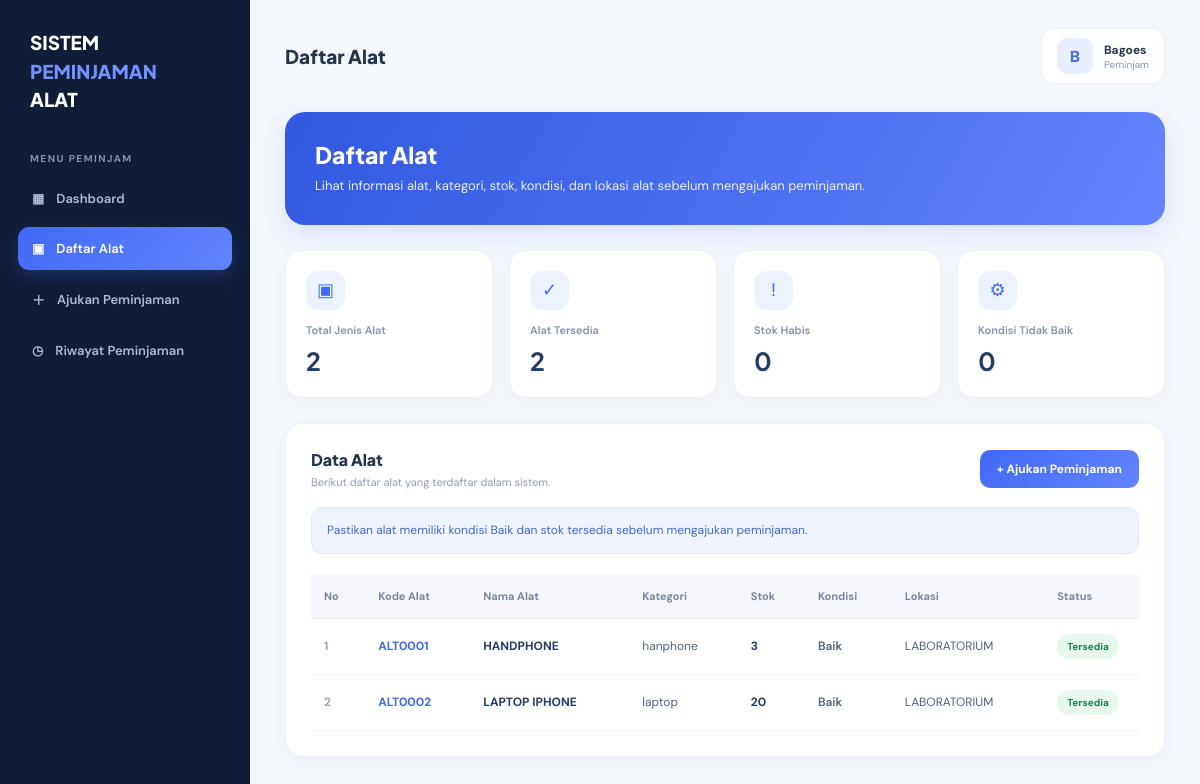
Page /daftar_alat.php (signed in) on the committed database.
### tables this page shows
CREATE TABLE `alat` (
  `id_alat` int NOT NULL,
  `id_kategori` int NOT NULL,
  `kode_alat` varchar(30) NOT NULL,
  `nama_alat` varchar(100) NOT NULL,
  `jumlah` int NOT NULL DEFAULT '0',
  `stok` int NOT NULL DEFAULT '0',
  `kondisi` varchar(50) NOT NULL,
  `lokasi` varchar(100) DEFAULT NULL,
  `created_at` timestamp NULL DEFAULT CURRENT_TIMESTAMP
);

CREATE TABLE `kategori` (
  `id_kategori` int NOT NULL,
  `nama_kategori` varchar(100) NOT NULL,
  `deskripsi` text,
  `created_at` timestamp NULL DEFAULT CURRENT_TIMESTAMP
);

### daftar_alat.php (the view, shortened to what this page needs)
<?php
require_once "config.php";
$sql = $pdo->query(
    "SELECT
        alat.id_alat,
        alat.kode_alat,
        alat.nama_alat,
        alat.jumlah,
        alat.stok,
        alat.kondisi,
        alat.lokasi,
        kategori.nama_kategori
     FROM alat
     INNER JOIN kategori
        ON alat.id_kategori = kategori.id_kategori
     ORDER BY alat.nama_alat ASC"
);
$dataAlat = $sql->fetchAll(PDO::FETCH_ASSOC);
$totalAlat = count($dataAlat);
$totalTersedia = 0;
$totalHabis = 0;
$totalTidakBaik = 0;
foreach ($dataAlat as $item) {
    if ($item["kondisi"] !== "Baik") {
        $totalTidakBaik++;
    } elseif ((int) $item["stok"] > 0) {
        $totalTersedia++;
    } else {
        $totalHabis++;
    }
}
?>
<!DOCTYPE html>
<html lang="id">
<head>
</head>
<body>
<div class="layout">
    <aside class="sidebar">
        <div class="brand">
            SISTEM <span>PEMINJAMAN</span>
            <br>ALAT
        </div>
        <div class="menu-label">MENU PEMINJAM</div>
        <nav class="menu">
            <a href="dashboard.php">
                <span>▦</span> Dashboard
            </a>
            <a href="daftar_alat.php" class="active">
                <span>▣</span> Daftar Alat
            </a>
            <a href="ajukan_peminjaman.php">
                <span>＋</span> Ajukan Peminjaman
            </a>
            <a href="riwayat_peminjaman.php">
                <span>◷</span> Riwayat Peminjaman
            </a>
        </nav>
    </aside>
    <main class="main">
        <div class="topbar">
            <h3>Daftar Alat</h3>
            <div class="profile">
                <div class="avatar">
                    <?= strtoupper(substr($_SESSION["nama"], 0, 1)) ?>
                </div>
                <div>
                    <div class="profile-name">
                        <?= htmlspecialchars($_SESSION["nama"]) ?>
                    </div>
                    <div class="profile-role">
                        Peminjam
                    </div>
                </div>
            </div>
        </div>
        <section class="page-header">
            <h1>Daftar Alat</h1>
            <p>
                Lihat informasi alat, kategori, stok, kondisi, dan lokasi alat
                sebelum mengajukan peminjaman.
            </p>
        </section>
        <section class="stats">
            <div class="stat-card">
                <div class="stat-icon">▣</div>
                <p>Total Jenis Alat</p>
                <h2><?= $totalAlat ?></h2>
            </div>
            <div class="stat-card">
                <div class="stat-icon">✓</div>
                <p>Alat Tersedia</p>
                <h2><?= $totalTersedia ?></h2>
            </div>
            <div class="stat-card">
                <div class="stat-icon">!</div>
                <p>Stok Habis</p>
                <h2><?= $totalHabis ?></h2>
            </div>
            <div class="stat-card">
                <div class="stat-icon">⚙</div>
                <p>Kondisi Tidak Baik</p>
                <h2><?= $totalTidakBaik ?></h2>
            </div>
        </section>
        <section class="content-card">
            <div class="content-header">
                <div>
                    <h3>Data Alat</h3>
                    <p>
                        Berikut daftar alat yang terdaftar dalam sistem.
                    </p>
                </div>
                <a href="ajukan_peminjaman.php" class="btn">
                    + Ajukan Peminjaman
                </a>
            </div>
            <div class="info">
                Pastikan alat memiliki kondisi Baik dan stok tersedia sebelum
                mengajukan peminjaman.
            </div>
            <div class="table-wrapper">
                <table>
                    <thead>
                        <tr>
                            <th>No</th>
                            <th>Kode Alat</th>
                            <th>Nama Alat</th>
                            <th>Kategori</th>
                            <th>Stok</th>
                            <th>Kondisi</th>
                            <th>Lokasi</th>
                            <th>Status</th>
                        </tr>
                    </thead>
                    <tbody>
                        <?php if ($totalAlat > 0): ?>
                            <?php $no = 1; ?>
                            <?php foreach ($dataAlat as $alat): ?>
                                <tr>
                                    <td class="nomor">
                                        <?= $no++ ?>
                                    </td>
                                    <td class="kode">
                                        <?= htmlspecialchars($alat["kode_alat"]) ?>
                                    </td>
                                    <td class="nama-alat">
                                        <?= htmlspecialchars($alat["nama_alat"]) ?>
                                    </td>
                                    <td>
                                        <?= htmlspecialchars($alat["nama_kategori"]) ?>
                                    </td>
                                    <td class="stok">
                                        <?= (int) $alat["stok"] ?>
                                    </td>
                                    <td class="kondisi">
                                        <?= htmlspecialchars($alat["kondisi"]) ?>
                                    </td>
                                    <td>
                                        <?= htmlspecialchars($alat["lokasi"] ?? "-") ?>
                                    </td>
                                    <td>
                                        <?php if ($alat["kondisi"] !== "Baik"): ?>
                                            <span class="badge-status tidak-baik">
                                                Tidak dapat dipinjam
                                            </span>
                                        <?php elseif ((int) $alat["stok"] > 0): ?>
                                            <span class="badge-status tersedia">
                                                Tersedia
                                            </span>
                                        <?php else: ?>
                                            <span class="badge-status habis">
                                                Stok Habis
                                            </span>
                                        <?php endif; ?>
                                    </td>
                                </tr>
                            <?php endforeach; ?>
                        <?php endif; ?>
                    </tbody>
                </table>
            </div>
        </section>
    </main>
</div>
</body>
</html>

### daftar_alat.php (style rules this page uses)
* { box-sizing: border-box; margin: 0; padding: 0; }
body { font-family: 'DM Sans', sans-serif; background: #f4f7fc; color: #24324b; }
.layout { display: flex; min-height: 100vh; }
.sidebar { width: 250px; background: #111c38; color: white; padding: 28px 18px; flex-shrink: 0; }
.brand { font-family: 'Plus Jakarta Sans', sans-serif; font-size: 19px; font-weight: 800; padding: 0 12px; margin-bottom: 38px; line-height: 1.5; }
.brand span { color: #7192ff; }
.menu-label { color: #8492b2; font-size: 10px; font-weight: 700; letter-spacing: 1.5px; padding: 0 12px; margin-bottom: 12px; }
.menu a { display: flex; align-items: center; gap: 12px; color: #aebbd5; text-decoration: none; padding: 13px 14px; border-radius: 11px; margin-bottom: 7px; font-size: 13px; font-weight: 600; transition: .2s; }
.menu a.active { background: linear-gradient(135deg, #4169f5, #6384ff); color: white; box-shadow: 0 6px 16px rgba(65, 105, 245, .25); }
.main { flex: 1; min-width: 0; padding: 28px 35px; }
.topbar { display: flex; justify-content: space-between; align-items: center; gap: 15px; margin-bottom: 28px; }
.topbar h3 { font-family: 'Plus Jakarta Sans', sans-serif; font-size: 19px; font-weight: 800; }
.profile { display: flex; align-items: center; gap: 11px; background: white; padding: 9px 15px; border-radius: 13px; border: 1px solid #edf0f6; }
.avatar { width: 36px; height: 36px; display: flex; justify-content: center; align-items: center; border-radius: 11px; background: #e9efff; color: #4169f5; font-weight: 800; }
.profile-name { font-size: 12px; font-weight: 700; }
.profile-role { font-size: 10px; color: #8b96aa; }
.page-header { background: linear-gradient(120deg, #3158df, #6384ff); padding: 28px 30px; border-radius: 20px; color: white; margin-bottom: 25px; box-shadow: 0 10px 25px rgba(65, 105, 245, .15); }
.page-header h1 { font-family: 'Plus Jakarta Sans', sans-serif; font-size: 23px; font-weight: 800; margin-bottom: 7px; }
.page-header p { font-size: 13px; opacity: .88; line-height: 1.6; }
.stats { display: grid; grid-template-columns: repeat(4, minmax(0, 1fr)); gap: 16px; margin-bottom: 25px; }
.stat-card { background: white; border: 1px solid #edf0f6; border-radius: 17px; padding: 20px; box-shadow: 0 4px 15px rgba(30, 50, 90, .035); }
.stat-icon { width: 39px; height: 39px; display: flex; align-items: center; justify-content: center; border-radius: 12px; background: #edf2ff; color: #4169f5; font-size: 18px; margin-bottom: 13px; }
.stat-card p { font-size: 11px; color: #8792a7; font-weight: 600; margin-bottom: 8px; }
.stat-card h2 { font-family: 'Plus Jakarta Sans', sans-serif; font-size: 25px; color: #263b67; }
.content-card { background: white; border: 1px solid #edf0f6; border-radius: 18px; padding: 25px; box-shadow: 0 4px 15px rgba(30, 50, 90, .035); }
.content-header { display: flex; justify-content: space-between; align-items: center; gap: 15px; margin-bottom: 18px; }
.content-header h3 { font-family: 'Plus Jakarta Sans', sans-serif; font-size: 16px; font-weight: 800; }
.content-header p { color: #929caf; font-size: 11px; margin-top: 5px; }
.info { background: #eff4ff; color: #4169c9; border: 1px solid #e0e9ff; padding: 13px 15px; border-radius: 11px; font-size: 12px; margin-bottom: 20px; line-height: 1.6; }
.table-wrapper { width: 100%; overflow-x: auto; }
table { width: 100%; border-collapse: collapse; min-width: 850px; }
th { background: #f5f7fc; color: #7b879d; font-size: 11px; font-weight: 700; text-align: left; padding: 15px 13px; border-bottom: 1px solid #edf0f6; white-space: nowrap; }
td { padding: 15px 13px; border-bottom: 1px solid #f0f2f7; font-size: 12px; color: #526078; vertical-align: middle; }
.nomor { color: #9aa5b8; font-weight: 700; }
.kode { color: #4169f5; font-weight: 700; white-space: nowrap; }
.nama-alat { color: #263b67; font-weight: 700; }
.stok { font-weight: 700; color: #263b67; }
.badge-status { display: inline-block; padding: 6px 10px; border-radius: 20px; font-size: 10px; font-weight: 700; white-space: nowrap; }
.tersedia { color: #16804a; background: #e9f8ef; }
.kondisi { font-weight: 600; }
.btn { border: none; background: linear-gradient(135deg, #4169f5, #6384ff); color: white; padding: 11px 17px; border-radius: 10px; font-family: inherit; font-size: 12px; font-weight: 700; cursor: pointer; text-decoration: none; display: inline-flex; align-items: center; gap: 7px; transition: .2s; }

### rows in the picture
alat: kode_alat "ALT0001", nama_alat "HANDPHONE", id_kategori.nama_kategori "hanphone", stok "3", kondisi "Baik", lokasi "LABORATORIUM", shows "Tersedia"
alat: kode_alat "ALT0002", nama_alat "LAPTOP IPHONE", id_kategori.nama_kategori "laptop", stok "20", kondisi "Baik", lokasi "LABORATORIUM", shows "Tersedia"

### other values in the picture
substr($_SESSION["nama"], 0, 1) "B"
$_SESSION["nama"] "Bagoes"
$totalAlat "2"
$totalTersedia "2"
$totalHabis "0"
$totalTidakBaik "0"
